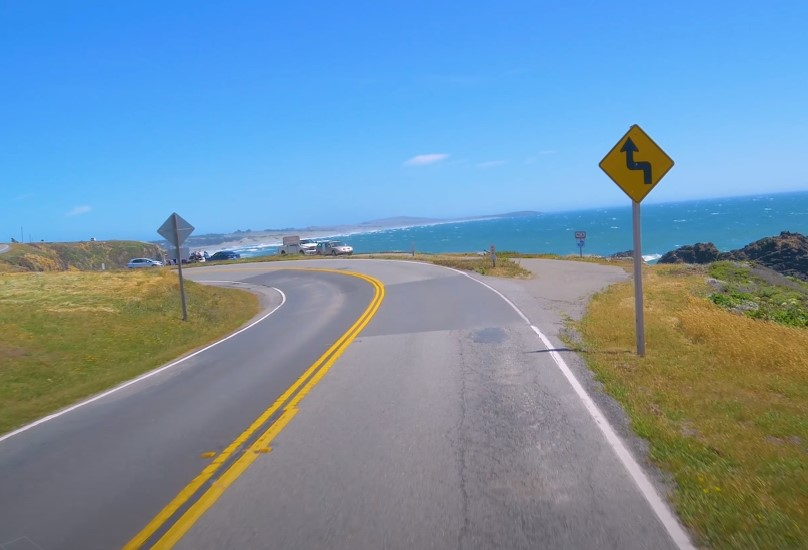
#> input picture src/Detection/TESTDATA/isok.jpg, 808 x 550 px; its folder holds only this picture in this run
$ python -i TL_Detect.py   (imports and definitions only)
#> lines starting #> are read from the running program, lines starting #| are printed output that depends on the picture
################### 만들어야할 알고리즘 ###################
# 컬러필터를 red light, yellow light, green light 각각을 값을 조절하여 해당 색만 나오게 하고, 거기에 candidatesBox 알고리즘 사용
# 각 색깔별로 변수를 만들어서 박스 생성 시 변수==1, 박스 없을 시 변수==0 으로 만듦
# 주의할 점 : 박스가 계속 생겻다가 사라졋다가 하기 때문에, 이를 보완할 방법을 생각해야 함.

import cv2
import numpy as np

initialized = False

# 직전 상태를 신호등 탐지 못한 상태와
# 카운트 = 0
tlnow = 0
tlcnt = 0

def nothing(a=1):
    return

def TL_Detect(img):
    # print('traffic_detect IN')
    global initialized, tlnow, tlcnt
    # global
    W = img.shape[1]        # 이미지 가로 픽셀 개수

    hsv = cv2.cvtColor(img, cv2.COLOR_RGB2HSV)
    hsv = traffic_roi(hsv,W)         # traffic_roi는 여기서 구현한 내장함수
    img = traffic_roi(img,W)

    lower_R = np.array([27, 0, 228])
    upper_R = np.array([140, 43, 255])
    lower_Y = np.array([50, 224, 243])
    upper_Y = np.array([145, 255, 255])
    lower_G = np.array([123, 234, 35])
    upper_G = np.array([215, 255, 199])

    mask_R = cv2.inRange(img, lower_R, upper_R)
    masked_R = cv2.bitwise_and(img, img, mask = mask_R)    # 빨간색으로 마스킹한 부분
    mask_Y = cv2.inRange(img, lower_Y, upper_Y)
    masked_Y = cv2.bitwise_and(img, img, mask = mask_Y)    # 노란색으로 마스킹한 부분
    mask_G = cv2.inRange(img, lower_G, upper_G)
    masked_G = cv2.bitwise_and(img, img, mask = mask_G)    # 초록색으로 마스킹한 부분

    # [4 lines of commented-out code are left out]

    box_red = BOX(masked_R)                                # 빨간색불의 정보 받아오기
    box_yellow = BOX(masked_Y)                             # 노란색불의 정보 받아오기
    box_green = BOX(masked_G)                              # 초록색불의 정보 받아오기
    # print('box IN')

    # 직전 상태 / 임시 연속 카운트(0으로 세팅)
    # TLbox, TLnow, TLcnt = ImageProcess.TL_Detect(img, TLnow, TLcnt)

    # 색깔이 하나라도 들어오면 tlcnt 초기화

    # else빼고는 신호등 읽은 경우
    if len(box_red)>0:                                     # 빨간색이 들어왔을 때는 빨간색의 정보 보내기
        box = box_red
        tllog = 1
    elif len(box_yellow)>0:
        box = box_yellow
        tllog = 2
    elif len(box_green)>0:
        box = box_green
        tllog = 3
    else:
        # 지금 신호등 빛이 나오지 않았거나 탐지 못한경우
        box = []
        # 5번까지 못읽었으면 걍 신호등 벗어나거나 못찾은 것
        # tlcnt 너무 커질까봐 대충 10으로 줌
        # 폭탄 터지는 케이스
        if tlcnt >= 5:
            tlcnt = 10
            tlnow = 0
            return box, tlnow
        # 내 앞에 신호등이 켜져있지만 읽지 못한 경우가 포함
        # 신호등 조금 못읽었을 때는 cnt올리면서 폭탄 크기 키우기
        else:
            tlcnt += 1
            return box, tlnow

    # 내 앞에 있는 신호등이 하나라도 빛나는 경우에 아래의 코드로 실행
    # tllog 즉 지금 들어온 값이 직전상태와 다른 경우
    # 신호등 잡아내면 폭탄 0으로 초기화

    tlcnt = 0

    if tlnow != tllog:
        # 직전 상태를 현재 상태로 업데이트
        tlnow = tllog
        return box, tlnow

    # 현상유지
    # 현재 상태 == 현재값
    else:
        return box, tlnow


    # [30 lines of commented-out code are left out]
def traffic_roi(img,W):
    roi = img[:,W//2:,:]
    return roi

# 마스킹된 이미지를 받는다.
def BOX(img):
    box = []
    edges = cv2.Canny(img,40,120)
    contours, _ = cv2.findContours(edges, cv2.RETR_EXTERNAL, cv2.CHAIN_APPROX_SIMPLE)     # 외각 따기
    W = img.shape[1]                                           # 가로 길이
    try:
        for contr in contours:
            A = cv2.contourArea(contr,False)                   # 영역의 넓이
            # L = cv2.arcLength (contr, False)                 # 영역의 둘레
            x,y,w,h = cv2.boundingRect(contr)
            if A>30:
                if (w/h<1.4 and h/w<1.4):                      # 너무 비율이 박살난 직사각형이 아니면 출력
                    box.append([W+x,y,w,h])
        return box
    except:
        return box

# drawing part에서 호출한다.
##################### 박스 해놨당 #############################
def drawTraffic(img, box, color, allblack=True):
    if color == 0:
        return img
    boxcolor = (0,0,0)
    # color가 1, 2, 3이면 각각 빨 노 초를 뜻한다.
    if allblack==False:
        if color == 1:
            boxcolor = (0,0,255)
        elif color == 2:
            boxcolor = (0,255,255)
        elif color == 3:
            boxcolor = (0,255,0)
    for i in range(len(box)):
        x,y,w,h = box[i]
        cv2.rectangle(img, (x, y), (x+w, y+h), boxcolor, 10)
    return img

>>> import cv2
>>> picture = cv2.cvtColor(cv2.imread('../TESTDATA/isok.jpg'), cv2.COLOR_BGR2RGB)
>>> result = TL_Detect(picture)
#> in TL_Detect, `hsv = cv2.cvtColor(img, cv2.COLOR_RGB2HSV)`: hsv: shape (550, 808, 3); mean H, S, V 95, 104.8, 182.8
#> in traffic_roi, `roi = img[:,W//2:,:]`: roi: shape (550, 404, 3); mean H, S, V 93.1, 106.7, 180.5
#> call 2 of traffic_roi, with W = 808
#> in traffic_roi (call 2), `roi = img[:,W//2:,:]`:
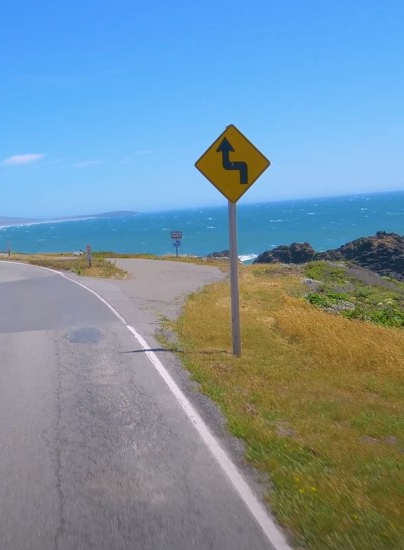
#> roi: shape (550, 404, 3); mean R, G, B 119, 145.7, 162.7
#> in TL_Detect, `mask_R = cv2.inRange(img, lower_R, upper_R)`: mask_R: shape (550, 404); every value is 0
#> in TL_Detect, `masked_R = cv2.bitwise_and(img, img, mask = mask_R)`: masked_R: shape (550, 404, 3); every value is 0
#> in BOX, `contours, _ = cv2.findContours(edges, cv2.RETR_EXTERNAL, cv2.CHAIN_APP..`: contours = []
#> result = ([], 0)
